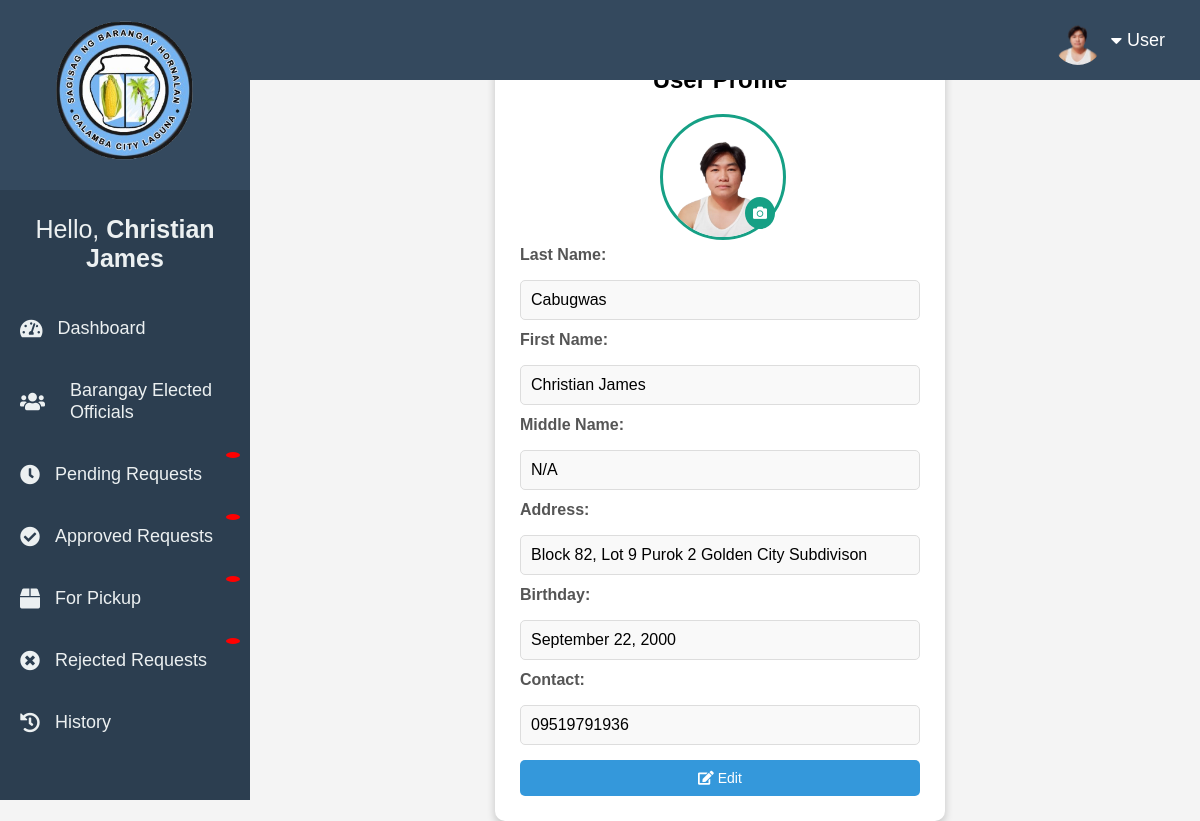
Page /users/profile.php (signed in) on the committed database.
### tables this page shows
CREATE TABLE `users` (
  `userID` int(11) NOT NULL,
  `lastname` varchar(50) NOT NULL,
  `firstname` varchar(50) NOT NULL,
  `middlename` varchar(50) NOT NULL,
  `contact` varchar(15) NOT NULL,
  `user` varchar(50) NOT NULL,
  `password` varchar(50) NOT NULL,
  `verification_code` varchar(6) DEFAULT NULL,
  `code_expiry` datetime DEFAULT NULL,
  `address` varchar(50) NOT NULL,
  `birthday` date NOT NULL,
  `profile_pic` varchar(255) DEFAULT NULL
);

### users/profile.php (the view, shortened to what this page needs)
<?php
include '../connection/connect.php';
$user = $_SESSION['user'];
$query = "SELECT lastname, firstname, middlename, contact, user, password, address, birthday, profile_pic FROM users WHERE user = ?";
$stmt = $conn->prepare($query);
$stmt->bind_param("s", $user);
$stmt->execute();
$stmt->bind_result($lastname, $firstname, $middlename, $contact, $username, $password, $address, $birthday, $profile_pic);
?>
<!DOCTYPE html>
<html lang="en">
<head>
    <link rel="stylesheet" href="https://cdnjs.cloudflare.com/ajax/libs/font-awesome/6.4.2/css/all.min.css">
    <link rel="stylesheet" type="text/css" href="css/sidebar.css">
<link href="https://cdn.jsdelivr.net/npm/lightbox2@2.11.3/dist/css/lightbox.min.css" rel="stylesheet">
    <?php include 'sidebar.php'; ?>
</head>
<body>
<div class="container">
    <div class="profile-container">
        <button class="close-btn" onclick="window.location.href='prof.php'"><i class="fas fa-times"></i></button>
        <h2>User Profile</h2>
        <div class="profile-pic-container">
            <a href="<?php echo $profilePic; ?>" data-lightbox="profile" data-title="Profile Picture">
                <img id="profilePic" src="<?php echo $profilePic; ?>" alt="Profile Picture">
            </a>
            <label for="profilePicInput"><i class="fa fa-camera"></i></label>
        </div>
        <div class="profile-info">
            <label>Last Name:</label>
            <p><?php echo htmlspecialchars($lastname); ?></p>
        </div>
        <div class="profile-info">
            <label>First Name:</label>
            <p><?php echo htmlspecialchars($firstname); ?></p>
        </div>
        <div class="profile-info">
            <label>Middle Name:</label>
            <p><?php echo htmlspecialchars($middlename); ?></p>
        </div>
        <div class="profile-info">
            <label>Address:</label>
            <p><?php echo htmlspecialchars($address); ?></p>
        </div>
        <div class="profile-info">
            <label>Birthday:</label>
            <p><?php echo date("F d, Y", strtotime($birthday)); ?></p>
        </div>
        <div class="profile-info">
            <label>Contact:</label>
            <p><?php echo htmlspecialchars($contact); ?></p>
        </div>
        <div class="btn-container">
            <button class="btn edit-btn" onclick="window.location.href='edit_profile.php'"><i class="fa fa-edit"></i> Edit</button>
        </div>
    </div>
</div>
</body>
</html>

### users/sidebar.php (shortened to what this page needs)
<?php
include '../connection/connect.php';
if (isset($_SESSION['user'])) {
    $user = $_SESSION['user'];
    $query = "SELECT firstname, profile_pic FROM users WHERE user = ?";
    $stmt = $conn->prepare($query);
    $stmt->bind_param("s", $user);
    $stmt->execute();
    $stmt->bind_result($firstname, $profile_pic);
    $profilePic = !empty($profile_pic) ? "../uploads/" . $profile_pic : "../uploads/default.png";
} else {
    $profilePic = "../uploads/default.png";
}
?>
<link rel="stylesheet" type="text/css" href="../css/sidebar.css">
<link rel="stylesheet" href="https://cdnjs.cloudflare.com/ajax/libs/font-awesome/5.15.4/css/all.min.css">
<div class="navbar">
    <div class="user-info">
        <button class="dropbtn">
            <img src="<?php echo $profilePic; ?>" alt="User Profile" class="user-profile-pic">
            <i class="fas fa-caret-down"></i> User
        </button>
    </div>
</div>
<div class="sidebar">
    <div class="sidebar-header">
        <img src="../image/logo1-removebg.png" alt="Barangay Logo" class="logo">
    </div>
    <div class="sidebar-nav">
        <p>Hello, <strong><?php echo $firstname ?: 'User'; ?></strong> </p>
        <ul>
            <li><a href="../users/prof.php" class="<?php echo basename($_SERVER['SCRIPT_NAME']) == 'prof.php' ? 'active' : ''; ?>"><i class="fa fa-tachometer-alt"></i> Dashboard</a></li>
            <li><a href="brgy_officials.php" class="<?php echo basename($_SERVER['SCRIPT_NAME']) == 'brgy_officials.php' ? 'active' : ''; ?>"><div class="title-container"> <i class="fa fa-users"></i>
                    <div class="text">
                        Barangay Elected <br> Officials
                    </div>
            </div></a></li>
            <li><a href="pending_requests.php" class="<?php echo basename($_SERVER['SCRIPT_NAME']) == 'pending_requests.php' ? 'active' : ''; ?>">
                <i class="fa fa-clock"></i> Pending Requests <span class="badge" id="pendingBadge"></span></a></li>
            <li><a href="approved_requests.php" class="<?php echo basename($_SERVER['SCRIPT_NAME']) == 'approved_requests.php' ? 'active' : ''; ?>">
                <i class="fa fa-check-circle"></i> Approved Requests <span class="badge" id="approvedBadge"></span></a></li>
            <li><a href="for_pickup.php" class="<?php echo basename($_SERVER['SCRIPT_NAME']) == 'for_pickup.php' ? 'active' : ''; ?>">
                <i class="fa fa-box"></i> For Pickup <span class="badge" id="pickupBadge"></span></a></li>
            <li><a href="rejected_requests.php" class="<?php echo basename($_SERVER['SCRIPT_NAME']) == 'rejected_requests.php' ? 'active' : ''; ?>">
                <i class="fa fa-times-circle"></i> Rejected Requests <span class="badge" id="rejectedBadge"></span></a></li>
            <li><a href="history.php" class="<?php echo basename($_SERVER['SCRIPT_NAME']) == 'history.php' ? 'active' : ''; ?>"><i class="fa fa-history"></i> History</a></li>
        </ul>
    </div>
</div>

### users/css/sidebar.css (style rules this page uses)
body { font-family: Arial, sans-serif; margin: 0; padding: 0; }
.sidebar { width: 250px; height: 100vh; background-color: #2c3e50; color: #ecf0f1; position: fixed; top: 0; left: 0; display: flex; flex-direction: column; z-index: 1000; transition: transform 0.3s ease-in-out; font-size: 25px; text-align: center; }
.sidebar-header .logo { width: 140px; height: auto; display: block; margin: 0 auto 10px; }
.sidebar-header { text-align: center; padding: 20px; background-color: #34495e; font-size: 20px; }
.sidebar-nav { flex-grow: 1; }
.sidebar-nav ul { list-style: none; padding: 0; }
.sidebar-nav li { margin: 1px 0; }
.sidebar-nav a { display: flex; align-items: center; padding: 20px; text-decoration: none; color: #ecf0f1; font-size: 18px; transition: background-color 0.3s ease; }
.sidebar-nav i { margin-right: 15px; font-size: 20px; }
.navbar { display: flex; justify-content: space-between; align-items: center; width: calc(100% - 250px); height: 60px; background: #34495e; color: #ecf0f1; position: fixed; top: 0; right: 0; padding: 10px 20px; z-index: 2000; }
.user-info { position: absolute; right: 20px; display: flex; align-items: center; }
.dropbtn { background: none; border: none; color: white; font-size: 18px; cursor: pointer; padding: 8px 15px; display: flex; align-items: center; }
.dropbtn i { margin-right: 5px; }

### users/sidebar.php (style rules this page uses)
.user-profile-pic { width: 50px; height: 50px; border-radius: 50%; object-fit: cover; margin-right: 8px; vertical-align: middle; }
.sidebar-nav a .badge { position: absolute; top: 8px; right: 10px; background: red; color: white; padding: 3px 7px; border-radius: 50%; font-size: 12px; font-weight: bold; animation: notifBlink 1s infinite; }
.sidebar-nav a { position: relative; display: flex; align-items: center; padding: 20px; text-decoration: none; color: #ecf0f1; font-size: 18px; transition: background-color 0.3s ease; }
.title-container { display: flex; align-items: center; gap: 10px; }
.text { line-height: 1.2; text-align: left; }

### users/profile.php (style rules this page uses)
body { background: #f4f4f4; margin: 0; font-family: Arial, sans-serif; overflow: hidden; }
.container { display: flex; justify-content: center; align-items: center; min-height: 100vh; padding-left: 260px; padding-right: 20px; }
.profile-container { background: white; padding: 25px; border-radius: 10px; box-shadow: 0px 4px 8px rgba(0, 0, 0, 0.2); width: 100%; max-width: 400px; text-align: center; position: relative; }
.profile-pic-container { position: relative; width: 120px; height: 120px; margin: 0 auto 12px; }
.profile-pic-container img { width: 100%; height: 100%; border-radius: 50%; object-fit: cover; border: 3px solid #16a085; cursor: pointer; }
.profile-pic-container label { position: absolute; bottom: 5px; right: 5px; background: #16a085; color: white; padding: 8px; border-radius: 50%; cursor: pointer; font-size: 14px; }
.profile-pic-container label i { font-size: 14px; }
.profile-info { text-align: left; margin-bottom: -5px; }
.profile-info label { font-weight: bold; display: block; color: #555; font-size: 16px; }
.profile-info p { background: #f9f9f9; padding: 10px; border-radius: 5px; border: 1px solid #ddd; text-transform: capitalize; }
.btn-container { margin-top: 20px; display: flex; justify-content: center; gap: 10px; }
.btn { padding: 10px; font-size: 14px; border: none; border-radius: 5px; cursor: pointer; width: 100%; }
.edit-btn { background: #3498db; color: white; }
.close-btn { position: absolute; top: 15px; right: 15px; background: none; border: none; font-size: 22px; cursor: pointer; color: #e74c3c; }

### rows in the picture
users: profile_pic (picture), firstname "Christian James", lastname "Cabugwas", middlename "N/A", address "Block 82, Lot 9 Purok 2 Golden City Subdivison", birthday "September 22, 2000", contact "09519791936"
